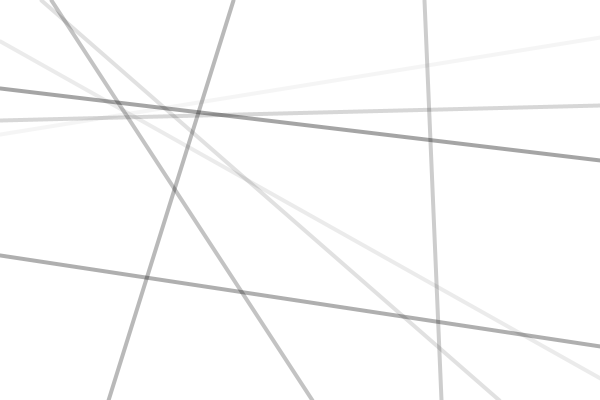
Frame 1 (no input)
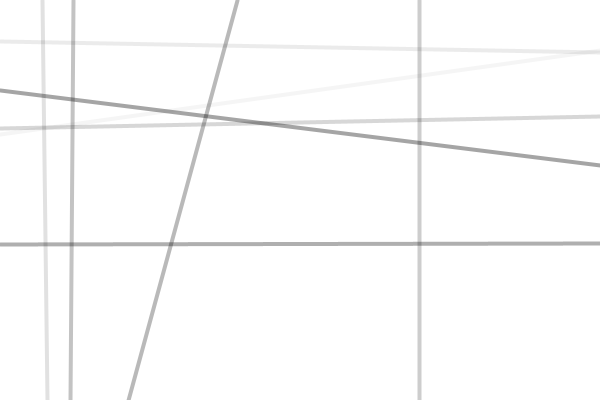
Frame 60 (the mouse pressed at the canvas centre just before this capture)
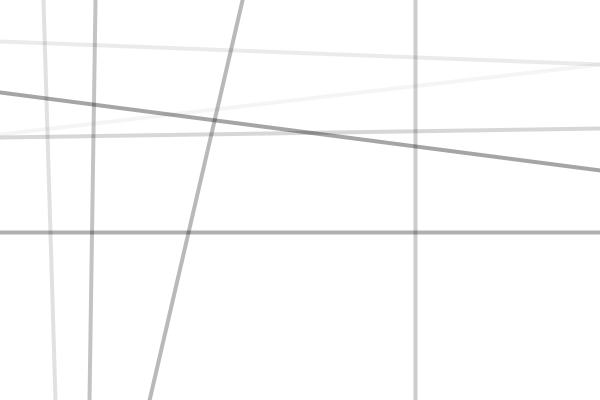
Frame 120 (the mouse held since frame 60 and released just before this capture)

The Processing sketch that drew these frames (run headless with seeded random() and noise(); from frame 60 on, the mouse is pressed at the canvas centre):

// Processing sketch: LineAnimation
// ── LineAnimation.pde
ArrayList<xline> poop = new ArrayList();
int t=0, alpha, flag;
int x, y, xm, ym;
void setup() {
  size(600, 400);
  for (int i=0; i<10; i++) {
    if (random(100)<50) {
      x = (int)random(0, width);
      y = 0;
      xm = (int)random(0, width);
      ym = height;
      alpha = 10*i;
      flag = 1;
    } else {
      x = 0;
      y = (int)random(0, height);
      xm = width;
      ym = (int)random(0, height);
      alpha = 10*i;
      flag = -1;
    }
    println(x, y, xm, ym, alpha);
    poop.add(new xline(x, y, xm, ym, alpha, flag));
  }
}

void draw() {
  background(-1);
  for (int i=0; i<poop.size (); i++) {
    xline xl = poop.get(i);
    xl.display();
    xl.move();
  }
}

class xline {
  float x1, y1, x2, y2 ;
  float ax, ay, bx, by;
  int flag, xalpha;
  xline(float x1, float y1, float x2, float y2, int xalpha, int flag) {
    this.x1 = x1;
    this.y1 = y1;
    this.x2 = x2;
    this.y2 = y2;
    this.xalpha = xalpha;
    this.flag = flag;
    ax = random(0.5);
    ay = random(0.5);
    bx = random(0.5);
    by = random(0.5);
  }
  void display() {
    strokeWeight(4);
    stroke(0, xalpha);
    line(x1, y1, x2, y2);
  }
  void move() {
    if (flag>0) {
      if (x1>width/2) {
        x1 = x1-ax;
      } else {
        x1 = x1+ax;
      }
      if (x2>width/2) x2=x1-bx;
      else x2 = x2+bx;
    } else {
      if (y1>height/2) y1=y1-ay;
      else y1 = y1+ay;
      if (y2>height/2) y2=y1-by;
      else y2 = y2+by;
    }
  }
}
